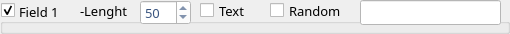
           <widget class="QGroupBox" name="gbFFG_0">
            <property name="enabled">
             <bool>true</bool>
            </property>
            <property name="minimumSize">
             <size>
              <width>200</width>
              <height>25</height>
             </size>
            </property>
            <property name="font">
             <font>
              <family>Sans Serif</family>
              <pointsize>10</pointsize>
              <weight>9</weight>
              <italic>false</italic>
              <bold>false</bold>
             </font>
            </property>
            <property name="title">
             <string>Field 1</string>
            </property>
            <property name="alignment">
             <set>Qt::AlignBottom|Qt::AlignLeading|Qt::AlignLeft</set>
            </property>
            <property name="flat">
             <bool>true</bool>
            </property>
            <property name="checkable">
             <bool>true</bool>
            </property>
            <widget class="QSpinBox" name="sbxFFG_0">
             <property name="geometry">
              <rect>
               <x>140</x>
               <y>0</y>
               <width>51</width>
               <height>25</height>
              </rect>
             </property>
             <property name="styleSheet">
              <string notr="true">background-color: rgb(255, 255, 255);
color: rgb(57, 84, 127);</string>
             </property>
             <property name="minimum">
              <number>1</number>
             </property>
             <property name="maximum">
              <number>255</number>
             </property>
             <property name="value">
              <number>50</number>
             </property>
            </widget>
            <widget class="QLineEdit" name="txtFFG_0">
             <property name="enabled">
              <bool>false</bool>
             </property>
             <property name="geometry">
              <rect>
               <x>360</x>
               <y>0</y>
               <width>141</width>
               <height>25</height>
              </rect>
             </property>
             <property name="styleSheet">
              <string notr="true">background-color: rgb(255, 255, 255);
color: rgb(57, 84, 127);</string>
             </property>
             <property name="inputMask">
              <string/>
             </property>
             <property name="text">
              <string/>
             </property>
             <property name="maxLength">
              <number>32767</number>
             </property>
             <property name="alignment">
              <set>Qt::AlignCenter</set>
             </property>
            </widget>
            <widget class="QLabel" name="labFFG_0">
             <property name="geometry">
              <rect>
               <x>80</x>
               <y>0</y>
               <width>51</width>
               <height>21</height>
              </rect>
             </property>
             <property name="text">
              <string>-Lenght</string>
             </property>
            </widget>
            <widget class="QCheckBox" name="cbxFFG_RANDOM_0">
             <property name="geometry">
              <rect>
               <x>270</x>
               <y>0</y>
               <width>89</width>
               <height>21</height>
              </rect>
             </property>
             <property name="cursor">
              <cursorShape>PointingHandCursor</cursorShape>
             </property>
             <property name="text">
              <string>Random</string>
             </property>
            </widget>
            <widget class="QCheckBox" name="cbxFFG_TEXT_0">
             <property name="geometry">
              <rect>
               <x>200</x>
               <y>0</y>
               <width>61</width>
               <height>21</height>
              </rect>
             </property>
             <property name="cursor">
              <cursorShape>PointingHandCursor</cursorShape>
             </property>
             <property name="text">
              <string>Text</string>
             </property>
            </widget>
           </widget>
